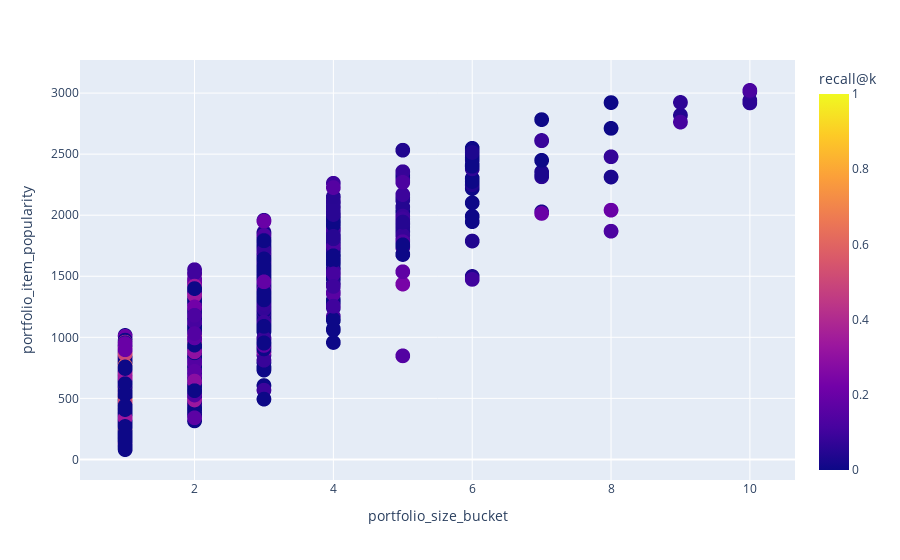

The notebook cell saved with this chart:
### Code cell
fig = px.scatter(
    results_df, 
    x="portfolio_size_bucket", 
    y="portfolio_item_popularity", 
    color = "recall@k",
    # size = "precision@k",
    size_max = 30
    ) #symbol #, color="portfolio_size_bucket"
fig.update_traces(marker=dict(size=15))
fig.show()

### Figure 1 — Plotly figure (JSON) as saved in the notebook; plotly's stock layout.template omitted (floating-point values rounded to 4 significant figures; data arrays with more than 128 entries replaced by an {"elided": "..."} marker saying what was removed)
{"data": [{"hovertemplate": "portfolio_size_bucket=%{x}<br>portfolio_item_popularity=%{y}<br>recall@k=%{marker.color}<extra></extra>", "legendgroup": "", "marker": {"color": {"elided": "5906 float values"}, "coloraxis": "coloraxis", "size": 15, "symbol": "circle"}, "mode": "markers", "name": "", "showlegend": false, "type": "scattergl", "x": {"elided": "5906 int values"}, "xaxis": "x", "y": {"elided": "5906 float values"}, "yaxis": "y"}], "layout": {"coloraxis": {"colorbar": {"title": {"text": "recall@k"}}, "colorscale": [[0, "#0d0887"], [0.1111, "#46039f"], [0.2222, "#7201a8"], [0.3333, "#9c179e"], [0.4444, "#bd3786"], [0.5556, "#d8576b"], [0.6667, "#ed7953"], [0.7778, "#fb9f3a"], [0.8889, "#fdca26"], [1, "#f0f921"]]}, "legend": {"tracegroupgap": 0}, "margin": {"t": 60}, "xaxis": {"anchor": "y", "domain": [0, 1], "title": {"text": "portfolio_size_bucket"}}, "yaxis": {"anchor": "x", "domain": [0, 1], "title": {"text": "portfolio_item_popularity"}}}}
